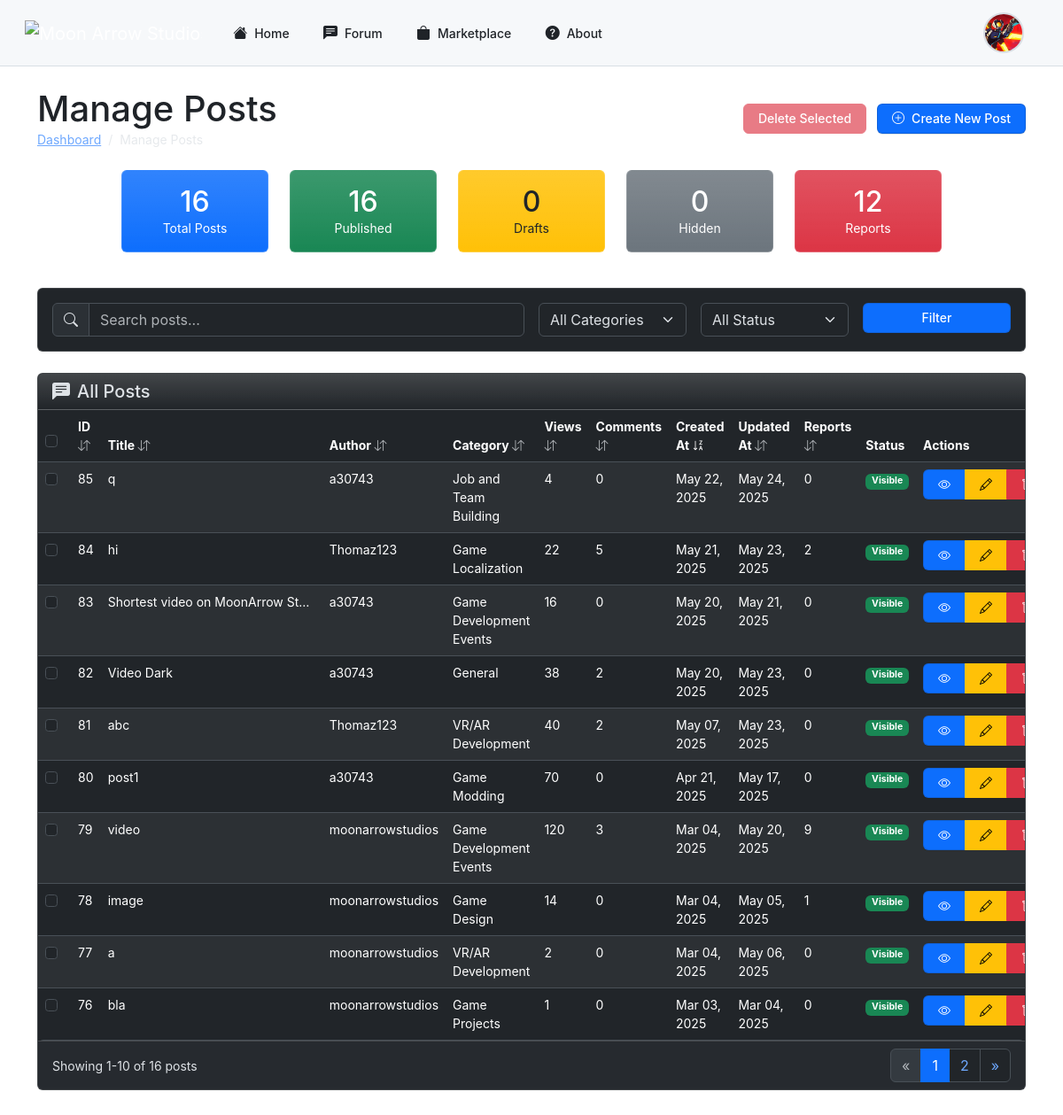
The app's page /php/admin/manage_posts.php (signed in), older data.
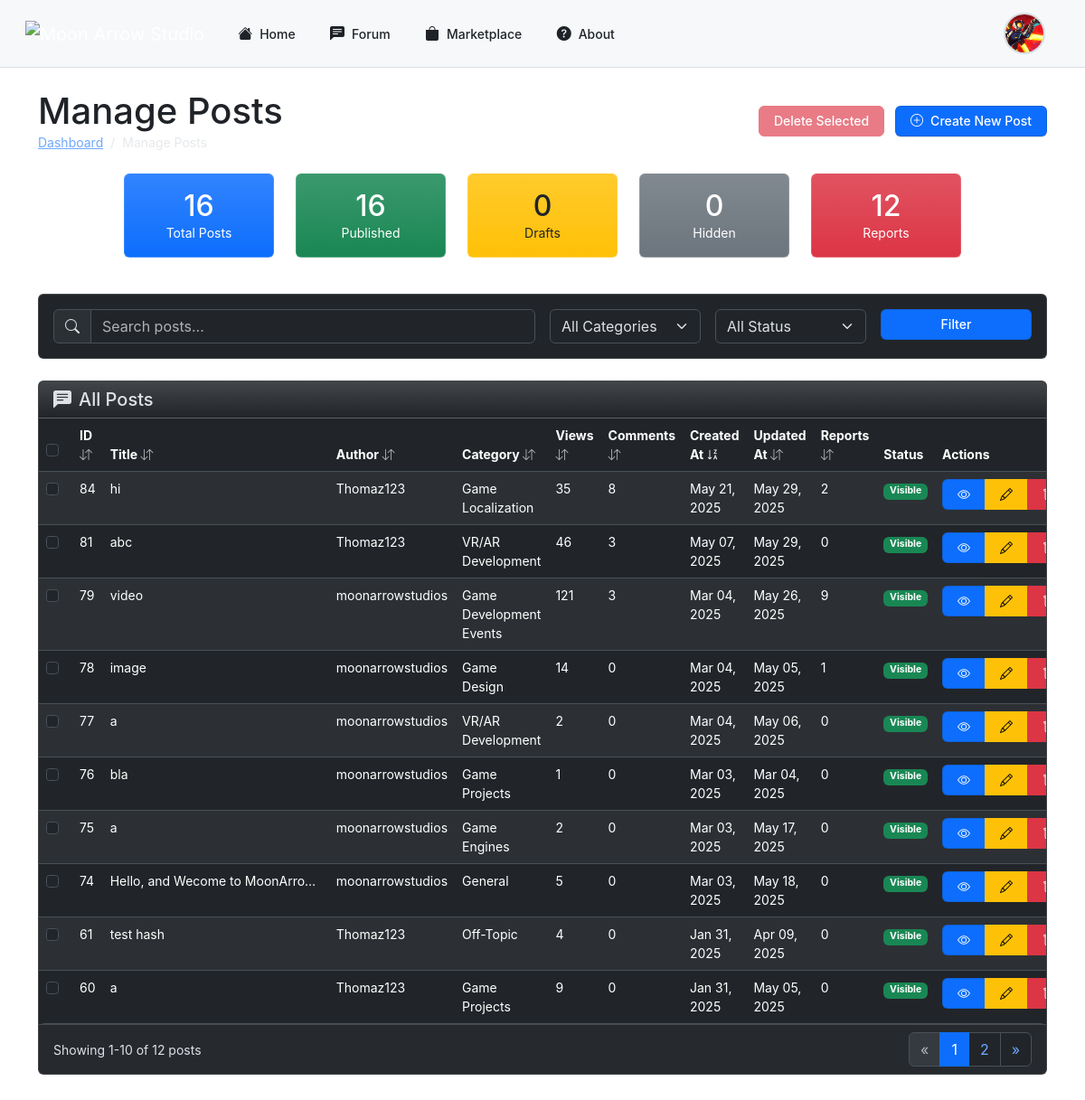
The same page, newer data.
### tables this page shows
CREATE TABLE IF NOT EXISTS `posts` (
  `id` int NOT NULL AUTO_INCREMENT,
  `title` varchar(255) NOT NULL,
  `content` text NOT NULL,
  `category_id` int NOT NULL,
  `hashtags` text,
  `images` text,
  `created_at` timestamp NULL DEFAULT CURRENT_TIMESTAMP,
  `videos` text,
  `user_id` int NOT NULL,
  `upvotes` int DEFAULT '0',
  `downvotes` int DEFAULT '0',
  `status` enum('published','draft','hidden') NOT NULL DEFAULT 'published',
  `views` int DEFAULT '0',
  `updated_at` timestamp NULL DEFAULT CURRENT_TIMESTAMP ON UPDATE CURRENT_TIMESTAMP,
  `reported_count` int DEFAULT '0',
  PRIMARY KEY (`id`),
  KEY `fk_posts_categories` (`category_id`),
  KEY `user_id` (`user_id`)
);

CREATE TABLE IF NOT EXISTS `users` (
  `user_id` int NOT NULL AUTO_INCREMENT,
  `username` varchar(50) NOT NULL,
  `email` varchar(100) NOT NULL,
  `password` varchar(255) NOT NULL,
  `role` enum('admin','user') DEFAULT 'user',
  `created_at` datetime DEFAULT CURRENT_TIMESTAMP,
  `profile_picture` varchar(255) DEFAULT NULL,
  `banner` varchar(255) DEFAULT NULL,
  `description` text,
  `status` enum('active','suspended') NOT NULL DEFAULT 'active',
  `youtube` varchar(255) DEFAULT NULL,
  `linkedin` varchar(255) DEFAULT NULL,
  `twitter` varchar(255) DEFAULT NULL,
  `instagram` varchar(255) DEFAULT NULL,
  `github` varchar(255) DEFAULT NULL,
  `portfolio` varchar(255) DEFAULT NULL,
  `reported_count` int NOT NULL DEFAULT '0',
  `follow_notifications` tinyint(1) NOT NULL DEFAULT '1',
  `asset_comment_notifications` tinyint(1) NOT NULL DEFAULT '1',
  `reply_notifications` tinyint(1) NOT NULL DEFAULT '1',
  `notification_frequency` enum('instant','hourly','daily','weekly') NOT NULL DEFAULT 'instant',
  `email_updates` tinyint(1) NOT NULL DEFAULT '1',
  `comment_notifications` tinyint(1) NOT NULL DEFAULT '1',
  PRIMARY KEY (`user_id`),
  UNIQUE KEY `username` (`username`),
  UNIQUE KEY `email` (`email`)
);

CREATE TABLE IF NOT EXISTS `categories` (
  `id` int NOT NULL AUTO_INCREMENT,
  `name` varchar(100) NOT NULL,
  PRIMARY KEY (`id`)
);

### php/admin/manage_posts.php (the view, shortened to what the changed rows need)
<?php
function getSortIcon($column) {
    global $sortBy, $sortOrder;
    if ($sortBy !== $column) {
        return '<i class="bi bi-arrow-down-up text-muted"></i>';
    } else if ($sortOrder === 'ASC') {
        return '<i class="bi bi-sort-alpha-down"></i>';
    } else {
        return '<i class="bi bi-sort-alpha-down-alt"></i>';
    }
}
require_once '../db_connect.php';
$page = isset($_GET['page']) ? (int)$_GET['page'] : 1;
$limit = isset($_GET['limit']) ? (int)$_GET['limit'] : 10;
$offset = ($page - 1) * $limit;
$search = isset($_GET['search']) ? $_GET['search'] : '';
$category = isset($_GET['category']) ? (int)$_GET['category'] : 0;
$status = isset($_GET['status']) ? $_GET['status'] : '';
$sortBy = isset($_GET['sort']) ? $_GET['sort'] : 'created_at';
$sortOrder = isset($_GET['order']) ? $_GET['order'] : 'DESC';
$query = "SELECT p.id, p.title, p.content, p.status, p.views, p.created_at, p.updated_at, p.reported_count,
                 u.user_id, u.username, c.id as category_id, c.name as category_name,
                 (SELECT COUNT(*) FROM comments WHERE post_id = p.id) as comments_count
          FROM posts p
          JOIN users u ON p.user_id = u.user_id
          LEFT JOIN categories c ON p.category_id = c.id
          WHERE 1=1";
$params = [];
$types = "";
$countQuery = "SELECT COUNT(*) as total
               FROM posts p
               JOIN users u ON p.user_id = u.user_id
               LEFT JOIN categories c ON p.category_id = c.id
               WHERE 1=1";
$stmt = $conn->prepare($countQuery);
$stmt->execute();
$result = $stmt->get_result();
$totalRecords = $result->fetch_assoc()['total'];
$totalPages = ceil($totalRecords / $limit);
$query .= " ORDER BY $sortBy $sortOrder LIMIT ? OFFSET ?";
$params[] = $limit;
$params[] = $offset;
$types .= "ii";
$stmt = $conn->prepare($query);
$stmt->bind_param($types, ...$params);
$stmt->execute();
$result = $stmt->get_result();
$posts = [];
while ($row = $result->fetch_assoc()) {
    $posts[] = $row;
}
?>
<!DOCTYPE html>
<html lang="en" data-bs-theme="dark">
<head>
    <link rel="stylesheet" href="https://cdn.jsdelivr.net/npm/bootstrap-icons@1.11.3/font/bootstrap-icons.min.css">
    <link rel="stylesheet" href="https://cdn.jsdelivr.net/npm/bootstrap@5.3.3/dist/css/bootstrap.min.css">
</head>
<body>
    <?php include('../header.php'); ?>
    <div class="container py-4">
    <div class="d-flex justify-content-between align-items-center mb-4">
    <div>
        <h1 class="mb-0">Manage Posts</h1>
    </div>
</div>
        <div class="card mb-4">
            <div class="card-body p-0">
                <div class="table-responsive">
                <table class="table table-hover table-striped mb-0">
                    <thead>
                        <tr>
                            <th width="40">
                                <div class="form-check">
                                    <input class="form-check-input" type="checkbox" id="selectAll">
                                </div>
                            </th>
                            <th class="cursor-pointer" onclick="changeSort('id')">
                                ID <?php echo getSortIcon('id'); ?>
                            </th>
                            <th class="cursor-pointer" onclick="changeSort('title')">
                                Title <?php echo getSortIcon('title'); ?>
                            </th>
                            <th class="cursor-pointer" onclick="changeSort('username')">
                                Author <?php echo getSortIcon('username'); ?>
                            </th>
                            <th class="cursor-pointer" onclick="changeSort('category_name')">
                                Category <?php echo getSortIcon('category_name'); ?>
                            </th>
                            <th class="cursor-pointer" onclick="changeSort('views')">
                                Views <?php echo getSortIcon('views'); ?>
                            </th>
                            <th class="cursor-pointer" onclick="changeSort('comments_count')">
                                Comments <?php echo getSortIcon('comments_count'); ?>
                            </th>
                            <th class="cursor-pointer" onclick="changeSort('created_at')">
                                Created At <?php echo getSortIcon('created_at'); ?>
                            </th>
                            <th class="cursor-pointer" onclick="changeSort('updated_at')">
                                Updated At <?php echo getSortIcon('updated_at'); ?>
                            </th>
                            <th class="cursor-pointer" onclick="changeSort('reported_count')">
                                Reports <?php echo getSortIcon('reported_count'); ?>
                            </th>
                            <th>Status</th>
                            <th class="actions-column">Actions</th>
                        </tr>
                    </thead>
                    <tbody>
                        <?php if (count($posts) > 0): ?>
                            <?php foreach ($posts as $post): ?>
                                <tr>
                                    <td>
                                        <div class="form-check">
                                            <input class="form-check-input post-select" type="checkbox" value="<?php echo $post['id']; ?>">
                                        </div>
                                    </td>
                                    <td><?php echo $post['id']; ?></td>
                                    <td class="truncate-text"><?php echo htmlspecialchars($post['title']); ?></td>
                                    <td><?php echo htmlspecialchars($post['username']); ?></td>
                                    <td><?php echo htmlspecialchars($post['category_name'] ?? 'Uncategorized'); ?></td>
                                    <td><?php echo $post['views']; ?></td>
                                    <td><?php echo $post['comments_count']; ?></td>
                                    <td><?php echo date('M d, Y', strtotime($post['created_at'])); ?></td>
                                    <td><?php echo date('M d, Y', strtotime($post['updated_at'])); ?></td>
                                    <td><?php echo $post['reported_count']; ?></td>
                                    <td>
                                        <?php if ($post['status'] === 'published'): ?>
                                            <span class="badge bg-success">Visible</span>
                                        <?php else: ?>
                                            <span class="badge bg-secondary">Hidden</span>
                                        <?php endif; ?>
                                    </td>
                                    <td class="actions-column">
                                        <div class="btn-group btn-group-sm">
                                            <a href="<?php echo $baseUrl; ?>php/view_post.php?id=<?php echo $post['id']; ?>" class="btn btn-primary" title="View">
                                                <i class="bi bi-eye"></i>
                                            </a>
                                            <a href="edit_post.php?id=<?php echo $post['id']; ?>" class="btn btn-warning" title="Edit">
                                                <i class="bi bi-pencil"></i>
                                            </a>
                                            <button class="btn btn-danger delete-post" data-bs-toggle="modal" data-bs-target="#deletePostModal" data-post-id="<?php echo $post['id']; ?>" data-post-title="<?php echo htmlspecialchars($post['title']); ?>" title="Delete">
                                                <i class="bi bi-trash"></i>
                                            </button>
                                        </div>
                                    </td>
                                </tr>
                            <?php endforeach; ?>
                        <?php else: ?>
                            <tr>
                                <td colspan="12" class="text-center py-4">No posts found matching your criteria.</td>
                            </tr>
                        <?php endif; ?>
                    </tbody>
                </table>
                </div>
            </div>
            <div class="card-footer">
                <div class="d-flex justify-content-between align-items-center">
                    <div>
                        Showing <?php echo min(($page - 1) * $limit + 1, $totalRecords); ?>-<?php echo min($page * $limit, $totalRecords); ?> of <?php echo $totalRecords; ?> posts
                    </div>
                    <?php if ($totalPages > 1): ?>
                        <nav aria-label="Posts pagination">
                            <ul class="pagination mb-0">
                                <?php for ($i = max(1, $page - 2); $i <= min($totalPages, $page + 2); $i++): ?>
                                    <li class="page-item <?php echo $i === $page ? 'active' : ''; ?>">
                                        <a class="page-link" href="?page=<?php echo $i; ?>&limit=<?php echo $limit; ?>&search=<?php echo urlencode($search); ?>&category=<?php echo $category; ?>&status=<?php echo urlencode($status); ?>&sort=<?php echo $sortBy; ?>&order=<?php echo $sortOrder; ?>">
                                            <?php echo $i; ?>
                                        </a>
                                    </li>
                                <?php endfor; ?>
                            </ul>
                        </nav>
                    <?php endif; ?>
                </div>
            </div>
        </div>
    </div>
</body>
</html>

Row changes from the older to the newer data that the page shows:
no longer on this page (row edited): posts: id "85", title "q", user.username "a30743", category.name "Job and Team Building", views "4", comments_count "0", created_at "May 22, 2025", updated_at "May 24, 2025", reported_count "0", status "Visible"
no longer on this page (row unchanged): posts: id "83", title "Shortest video on MoonArrow St…", user.username "a30743", category.name "Game Development Events", views "16", comments_count "0", created_at "May 20, 2025", updated_at "May 21, 2025", reported_count "0", status "Visible"
no longer on this page (row edited): posts: id "82", title "Video Dark", user.username "a30743", category.name "General", views "38", comments_count "2", created_at "May 20, 2025", updated_at "May 23, 2025", reported_count "0", status "Visible"
no longer on this page (row unchanged): posts: id "80", title "post1", user.username "a30743", category.name "Game Modding", views "70", comments_count "0", created_at "Apr 21, 2025", updated_at "May 17, 2025", reported_count "0", status "Visible"
changed posts "hi": views "22" → "35"; comments_count "5" → "8"; updated_at "May 23, 2025" → "May 29, 2025"
changed posts "abc": views "40" → "46"; comments_count "2" → "3"; updated_at "May 23, 2025" → "May 29, 2025"
changed posts "video": views "120" → "121"; updated_at "May 20, 2025" → "May 26, 2025"
now on this page (row unchanged): posts: id "75", title "a", user.username "moonarrowstudios", category.name "Game Engines", views "2", comments_count "0", created_at "Mar 03, 2025", updated_at "May 17, 2025", reported_count "0", status "Visible"
now on this page (row unchanged): posts: id "74", title "Hello, and Wecome to MoonArro…", user.username "moonarrowstudios", category.name "General", views "5", comments_count "0", created_at "Mar 03, 2025", updated_at "May 18, 2025", reported_count "0", status "Visible"
now on this page (row unchanged): posts: id "61", title "test hash", user.username "Thomaz123", category.name "Off-Topic", views "4", comments_count "0", created_at "Jan 31, 2025", updated_at "Apr 09, 2025", reported_count "0", status "Visible"
now on this page (row unchanged): posts: id "60", title "a", user.username "Thomaz123", category.name "Game Projects", views "9", comments_count "0", created_at "Jan 31, 2025", updated_at "May 05, 2025", reported_count "0", status "Visible"
Text that changed along with them:
$totalRecords: "16" → "12"
